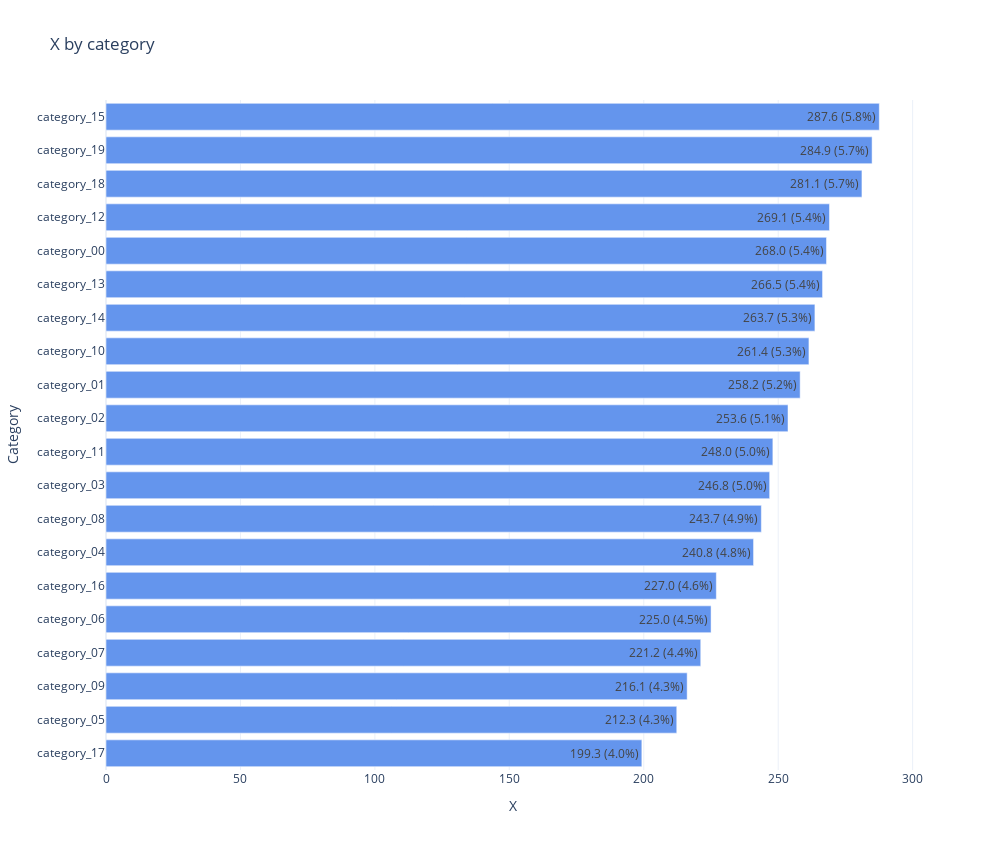

Notebook cell for this chart:
### Code cell
# Basic horizontal bar chart

d_plot = d_plot
val_name = "x"
cat_name = "category"
cat_values = (
    d_plot.groupby([cat_name])[val_name]
    .sum()
    .reset_index()
    .sort_values(val_name, ascending=False)[cat_name]
    .head(20)
)
total_sum = d_plot[val_name].sum()
e = (
    d_plot[d_plot[cat_name].isin(cat_values)]
    .groupby(cat_name)[[val_name]]
    .sum()
    .reset_index()
    .sort_values(val_name, ascending=True)
)
if len(e) > 30:
    raise ValueError("Too many values to plot")

fig = go.Figure()
for i, category in enumerate(e[cat_name]):
    fig.add_trace(
        go.Bar(
            x=e[e[cat_name] == category][val_name],
            y=e[e[cat_name] == category][cat_name],
            # text=e[e[cat_name] == category][val_name].round(1),
            text=e[e[cat_name] == category][val_name]
            .round(1)
            .apply(lambda x: f"{x} ({round((100 * x/total_sum), 1)}%)"),
            orientation="h",
            name="",
            showlegend=True,
            marker=dict(color="cornflowerblue"),
        )
    )
fig.update_traces(hovertemplate="%{x}")
fig.update_layout(
    template="plotly_white",
    width=1000,
    height=50 + len(fig.data) * 40,
    title=f"{val_name.capitalize()} by {cat_name}",
    showlegend=False,
)
fig.update_xaxes(title=val_name.capitalize(), range=None, dtick=None)
fig.update_yaxes(title=cat_name.capitalize())
fig.show()

### Figure 1 — Plotly figure (JSON) as saved in the notebook; plotly's stock layout.template omitted (floating-point values rounded to 4 significant figures)
{"data": [{"hovertemplate": "%{x}", "marker": {"color": "cornflowerblue"}, "name": "", "orientation": "h", "showlegend": true, "text": ["199.3 (4.0%)"], "type": "bar", "x": [199.3], "y": ["category_17"]}, {"hovertemplate": "%{x}", "marker": {"color": "cornflowerblue"}, "name": "", "orientation": "h", "showlegend": true, "text": ["212.3 (4.3%)"], "type": "bar", "x": [212.3], "y": ["category_05"]}, {"hovertemplate": "%{x}", "marker": {"color": "cornflowerblue"}, "name": "", "orientation": "h", "showlegend": true, "text": ["216.1 (4.3%)"], "type": "bar", "x": [216.1], "y": ["category_09"]}, {"hovertemplate": "%{x}", "marker": {"color": "cornflowerblue"}, "name": "", "orientation": "h", "showlegend": true, "text": ["221.2 (4.4%)"], "type": "bar", "x": [221.2], "y": ["category_07"]}, {"hovertemplate": "%{x}", "marker": {"color": "cornflowerblue"}, "name": "", "orientation": "h", "showlegend": true, "text": ["225.0 (4.5%)"], "type": "bar", "x": [225.0], "y": ["category_06"]}, {"hovertemplate": "%{x}", "marker": {"color": "cornflowerblue"}, "name": "", "orientation": "h", "showlegend": true, "text": ["227.0 (4.6%)"], "type": "bar", "x": [227.0], "y": ["category_16"]}, {"hovertemplate": "%{x}", "marker": {"color": "cornflowerblue"}, "name": "", "orientation": "h", "showlegend": true, "text": ["240.8 (4.8%)"], "type": "bar", "x": [240.8], "y": ["category_04"]}, {"hovertemplate": "%{x}", "marker": {"color": "cornflowerblue"}, "name": "", "orientation": "h", "showlegend": true, "text": ["243.7 (4.9%)"], "type": "bar", "x": [243.7], "y": ["category_08"]}, {"hovertemplate": "%{x}", "marker": {"color": "cornflowerblue"}, "name": "", "orientation": "h", "showlegend": true, "text": ["246.8 (5.0%)"], "type": "bar", "x": [246.8], "y": ["category_03"]}, {"hovertemplate": "%{x}", "marker": {"color": "cornflowerblue"}, "name": "", "orientation": "h", "showlegend": true, "text": ["248.0 (5.0%)"], "type": "bar", "x": [248.0], "y": ["category_11"]}, {"hovertemplate": "%{x}", "marker": {"color": "cornflowerblue"}, "name": "", "orientation": "h", "showlegend": true, "text": ["253.6 (5.1%)"], "type": "bar", "x": [253.6], "y": ["category_02"]}, {"hovertemplate": "%{x}", "marker": {"color": "cornflowerblue"}, "name": "", "orientation": "h", "showlegend": true, "text": ["258.2 (5.2%)"], "type": "bar", "x": [258.2], "y": ["category_01"]}, {"hovertemplate": "%{x}", "marker": {"color": "cornflowerblue"}, "name": "", "orientation": "h", "showlegend": true, "text": ["261.4 (5.3%)"], "type": "bar", "x": [261.4], "y": ["category_10"]}, {"hovertemplate": "%{x}", "marker": {"color": "cornflowerblue"}, "name": "", "orientation": "h", "showlegend": true, "text": ["263.7 (5.3%)"], "type": "bar", "x": [263.7], "y": ["category_14"]}, {"hovertemplate": "%{x}", "marker": {"color": "cornflowerblue"}, "name": "", "orientation": "h", "showlegend": true, "text": ["266.5 (5.4%)"], "type": "bar", "x": [266.5], "y": ["category_13"]}, {"hovertemplate": "%{x}", "marker": {"color": "cornflowerblue"}, "name": "", "orientation": "h", "showlegend": true, "text": ["268.0 (5.4%)"], "type": "bar", "x": [268.0], "y": ["category_00"]}, {"hovertemplate": "%{x}", "marker": {"color": "cornflowerblue"}, "name": "", "orientation": "h", "showlegend": true, "text": ["269.1 (5.4%)"], "type": "bar", "x": [269.1], "y": ["category_12"]}, {"hovertemplate": "%{x}", "marker": {"color": "cornflowerblue"}, "name": "", "orientation": "h", "showlegend": true, "text": ["281.1 (5.7%)"], "type": "bar", "x": [281.1], "y": ["category_18"]}, {"hovertemplate": "%{x}", "marker": {"color": "cornflowerblue"}, "name": "", "orientation": "h", "showlegend": true, "text": ["284.9 (5.7%)"], "type": "bar", "x": [284.9], "y": ["category_19"]}, {"hovertemplate": "%{x}", "marker": {"color": "cornflowerblue"}, "name": "", "orientation": "h", "showlegend": true, "text": ["287.6 (5.8%)"], "type": "bar", "x": [287.6], "y": ["category_15"]}], "layout": {"height": 850, "showlegend": false, "title": {"text": "X by category"}, "width": 1000, "xaxis": {"title": {"text": "X"}}, "yaxis": {"title": {"text": "Category"}}}}
